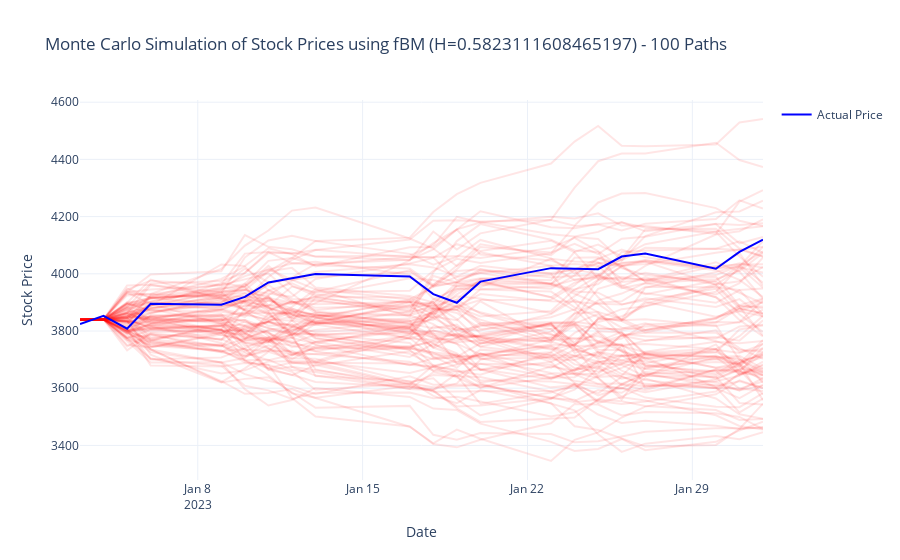

The cell this chart's notebook holds for it:
### Code cell
def montecarlo_simulation_and_plot(train_data, test_data, H, num_simulations=100):
    """
    Perform a Monte Carlo simulation by generating multiple fBM price paths and plot them 
    alongside the actual stock prices.
    
    Parameters:
        train_data (DataFrame): Training data containing columns 'price' and 'log_returns'.
        test_data (DataFrame): Testing data (used to determine the forecast horizon).
        H (float): Hurst exponent for the fBM model.
        num_simulations (int): Number of simulation paths to generate.
    """
    # Set seeds for reproducibility
    random.seed(42)
    np.random.seed(42)
    
    # Calculate drift (μ) and volatility (σ) from training log returns
    mu = train_data["log_returns"].mean()
    sigma = train_data["log_returns"].std()
    
    n_days = len(test_data)
    time_points = np.arange(n_days)
    S0 = train_data['price'].iloc[-1]
    
    simulation_paths = []
    
    for i in range(num_simulations):
        # For each simulation, sample a new fBM path
        fbm = FractionalBrownianMotion(hurst=H, t=n_days - 1)
        fbm_values = fbm.sample(n=n_days - 2)
        fbm_values = np.insert(fbm_values, 0, 0)  # align with the time vector
        sim_prices = S0 * np.exp(mu * time_points + sigma * fbm_values)
        simulation_paths.append(sim_prices)
    
    # Create a Plotly figure for the Monte Carlo simulation
    fig = go.Figure()
    
    # Add each simulated path (using low opacity to avoid clutter)
    for i, sim_prices in enumerate(simulation_paths):
        fig.add_trace(go.Scatter(
            x=test_data.index,
            y=sim_prices,
            mode='lines',
            name=f'Simulation {i+1}',
            line=dict(color='rgba(255, 0, 0, 0.1)'),  # Red with transparency
            showlegend=False  # Hide individual simulation legends
        ))
    
    # Overlay the actual prices
    fig.add_trace(go.Scatter(
        x=test_data.index,
        y=test_data["price"],
        mode='lines',
        name='Actual Price',
        line=dict(color='blue', width=2)
    ))
    
    # Update plot layout
    fig.update_layout(
        title=f"Monte Carlo Simulation of Stock Prices using fBM (H={H}) - {num_simulations} Paths",
        xaxis_title="Date",
        yaxis_title="Stock Price",
        template="plotly_white"
    )
    
    fig.show()

montecarlo_simulation_and_plot(SNP_training_df, SNP_testing_df, SNP_hurst_est, num_simulations=100)
